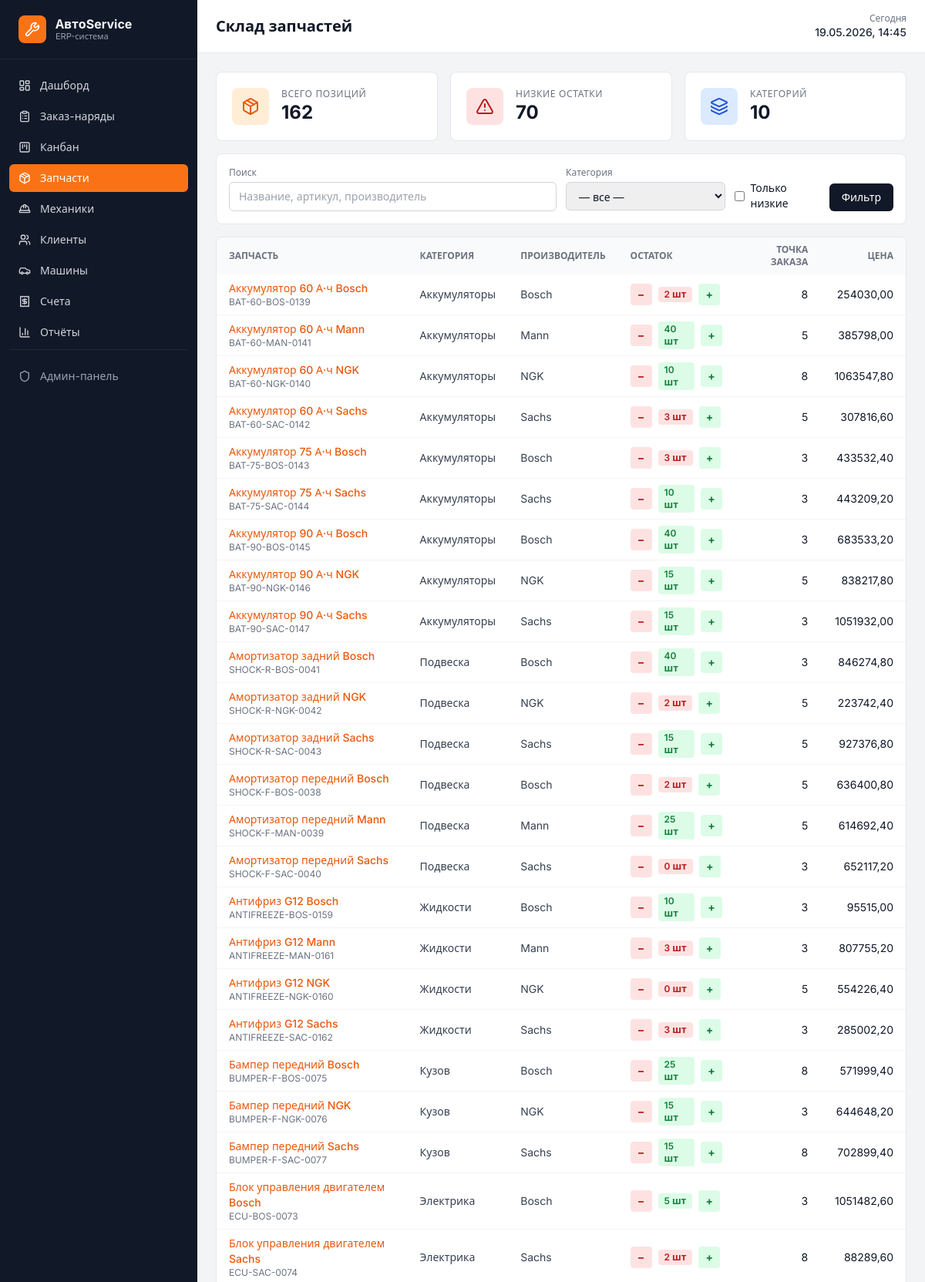
Page /parts/ (signed in, upper part) on the committed database.
### parts/models.py (models this page shows, shortened)
class SparePart(models.Model):
    name = models.CharField('Наименование', max_length=200)
    sku = models.CharField('Артикул', max_length=50, unique=True)
    brand = models.CharField('Производитель', max_length=80, blank=True)
    category = models.ForeignKey(
        PartCategory, on_delete=models.PROTECT,
        related_name='parts', verbose_name='Категория',
    )
    quantity_in_stock = models.PositiveIntegerField('Остаток на складе', default=0)
    reorder_level = models.PositiveIntegerField('Точка дозаказа', default=5)
    unit_cost = models.DecimalField('Закупочная цена', max_digits=10, decimal_places=2, default=0)
    unit_price = models.DecimalField('Цена продажи', max_digits=10, decimal_places=2, default=0)
    created_at = models.DateTimeField('Создана', auto_now_add=True)
    updated_at = models.DateTimeField('Обновлена', auto_now=True)
    class Meta:
        verbose_name = 'Запчасть'
        verbose_name_plural = 'Запчасти'
        ordering = ('name',)
    @property
    def is_low_stock(self):
        return self.quantity_in_stock <= self.reorder_level

class PartCategory(models.Model):
    name = models.CharField('Название', max_length=100, unique=True)
    slug = models.SlugField('Слаг', max_length=120, unique=True, blank=True)
    class Meta:
        verbose_name = 'Категория запчастей'
        verbose_name_plural = 'Категории запчастей'
        ordering = ('name',)

### parts/views.py (the view)
# urls.py: path('', views.part_list, name='list'),
@login_required
def part_list(request):
    qs = SparePart.objects.select_related('category')
    q = (request.GET.get('q') or '').strip()
    category = request.GET.get('category') or ''
    low = request.GET.get('low') or ''
    if q:
        qs = qs.filter(Q(name__icontains=q) | Q(sku__icontains=q) | Q(brand__icontains=q))
    if category:
        qs = qs.filter(category_id=category)
    if low:
        qs = qs.filter(quantity_in_stock__lte=F('reorder_level'))
    qs = qs.order_by('name')
    context = {
        'parts': qs[:300],
        'total': qs.count(),
        'categories': PartCategory.objects.order_by('name'),
        'filter_q': q,
        'filter_category': category,
        'filter_low': low,
        'low_count': SparePart.objects.filter(quantity_in_stock__lte=F('reorder_level')).count(),
        'active_nav': 'parts',
        'page_title': 'Склад запчастей',
    }
    return render(request, 'parts/list.html', context)

### core/context_processors.py (called while the page is built)
def bmi_metadata(request):
    return {
        'BMI': getattr(settings, 'BMI_METADATA', {}),
    }

### templates/parts/list.html (shortened to what this page needs)
{% extends 'base.html' %}
{% block content %}
<div class="grid grid-cols-1 md:grid-cols-3 gap-4 mb-4">
  {% include 'components/kpi_card.html' with label='Всего позиций' value=total icon='package' icon_bg='bg-brand-100 text-brand-600' %}
  {% include 'components/kpi_card.html' with label='Низкие остатки' value=low_count icon='alert-triangle' icon_bg='bg-red-100 text-red-700' %}
  {% include 'components/kpi_card.html' with label='Категорий' value=categories.count icon='layers' icon_bg='bg-blue-100 text-blue-700' %}
</div>
<form method="get" class="bg-white rounded-lg border border-gray-200 p-4 mb-4 grid grid-cols-1 md:grid-cols-4 gap-3 text-sm">
  <div class="md:col-span-2">
    <label class="block text-xs text-gray-500 mb-1">Поиск</label>
    <input type="text" name="q" value="{{ filter_q }}" placeholder="Название, артикул, производитель"
      class="w-full rounded-md border border-gray-300 px-3 py-2">
  </div>
  <div>
    <label class="block text-xs text-gray-500 mb-1">Категория</label>
    <select name="category" class="w-full rounded-md border border-gray-300 px-3 py-2">
      <option value="">— все —</option>
    </select>
  </div>
  <div class="flex items-end gap-2">
    <label class="flex items-center gap-2 text-sm">
      <input type="checkbox" name="low" value="1" {% if filter_low %}checked{% endif %}>
      <span>Только низкие</span>
    </label>
    <button class="ml-auto px-4 py-2 rounded-md bg-gray-900 text-white">Фильтр</button>
  </div>
</form>
<div class="bg-white rounded-lg border border-gray-200 overflow-hidden">
  <div class="overflow-x-auto">
  <table class="w-full text-sm">
    <thead class="bg-gray-50 text-xs uppercase text-gray-500">
      <tr>
        <th class="px-4 py-2 text-left">Запчасть</th>
        <th class="px-4 py-2 text-left">Категория</th>
        <th class="px-4 py-2 text-left">Производитель</th>
        <th class="px-4 py-2 text-left">Остаток</th>
        <th class="px-4 py-2 text-right">Точка заказа</th>
        <th class="px-4 py-2 text-right">Цена</th>
      </tr>
    </thead>
    <tbody class="divide-y divide-gray-100">
      {% for part in parts %}
        {% include 'partials/parts_row.html' with part=part %}
      {% empty %}
      <tr><td colspan="6" class="px-4 py-8 text-center text-gray-500">Запчасти не найдены</td></tr>
      {% endfor %}
    </tbody>
  </table>
  </div>
</div>
{% endblock %}

### templates/partials/parts_row.html (shortened to what this page needs)
<tr id="part-row-{{ part.pk }}" class="hover:bg-gray-50">
  <td class="px-4 py-2">
    <a href="{% url 'parts:detail' part.pk %}" class="font-medium text-brand-600 hover:underline">{{ part.name }}</a>
    <div class="text-xs text-gray-500">{{ part.sku }}</div>
  </td>
  <td class="px-4 py-2 text-gray-700">{{ part.category.name }}</td>
  <td class="px-4 py-2 text-gray-700">{{ part.brand|default:'—' }}</td>
  <td class="px-4 py-2">
    <div class="flex items-center gap-2">
      <form hx-post="{% url 'parts:adjust' part.pk %}" hx-target="#part-row-{{ part.pk }}" hx-swap="outerHTML">
        <button class="w-7 h-7 rounded bg-red-100 text-red-700 hover:bg-red-200 font-bold">−</button>
      </form>
      <span class="px-2 py-0.5 rounded text-xs font-semibold
        {% if part.is_low_stock %}bg-red-100 text-red-700{% else %}bg-green-100 text-green-700{% endif %}">
        {{ part.quantity_in_stock }} шт
      </span>
      <form hx-post="{% url 'parts:adjust' part.pk %}" hx-target="#part-row-{{ part.pk }}" hx-swap="outerHTML">
        <button class="w-7 h-7 rounded bg-green-100 text-green-700 hover:bg-green-200 font-bold">+</button>
      </form>
    </div>
  </td>
  <td class="px-4 py-2 text-right">{{ part.reorder_level }}</td>
  <td class="px-4 py-2 text-right">{{ part.unit_price|floatformat:2 }}</td>
</tr>

### templates/base.html (style rules this page uses)
html, body { font-family: 'Inter', system-ui, sans-serif; }

### rows in the picture
SparePart: name "Аккумулятор 60 А·ч Bosch", sku "BAT-60-BOS-0139", category.name "Аккумуляторы", brand "Bosch", quantity_in_stock "2", reorder_level "8", unit_price "254030,00"
SparePart: name "Аккумулятор 60 А·ч Mann", sku "BAT-60-MAN-0141", category.name "Аккумуляторы", brand "Mann", quantity_in_stock "40", reorder_level "5", unit_price "385798,00"
SparePart: name "Аккумулятор 60 А·ч NGK", sku "BAT-60-NGK-0140", category.name "Аккумуляторы", brand "NGK", quantity_in_stock "10", reorder_level "8", unit_price "1063547,80"
SparePart: name "Аккумулятор 60 А·ч Sachs", sku "BAT-60-SAC-0142", category.name "Аккумуляторы", brand "Sachs", quantity_in_stock "3", reorder_level "5", unit_price "307816,60"
SparePart: name "Аккумулятор 75 А·ч Bosch", sku "BAT-75-BOS-0143", category.name "Аккумуляторы", brand "Bosch", quantity_in_stock "3", reorder_level "3", unit_price "433532,40"
SparePart: name "Аккумулятор 75 А·ч Sachs", sku "BAT-75-SAC-0144", category.name "Аккумуляторы", brand "Sachs", quantity_in_stock "10", reorder_level "3", unit_price "443209,20"
SparePart: name "Аккумулятор 90 А·ч Bosch", sku "BAT-90-BOS-0145", category.name "Аккумуляторы", brand "Bosch", quantity_in_stock "40", reorder_level "3", unit_price "683533,20"
SparePart: name "Аккумулятор 90 А·ч NGK", sku "BAT-90-NGK-0146", category.name "Аккумуляторы", brand "NGK", quantity_in_stock "15", reorder_level "5", unit_price "838217,80"
SparePart: name "Аккумулятор 90 А·ч Sachs", sku "BAT-90-SAC-0147", category.name "Аккумуляторы", brand "Sachs", quantity_in_stock "15", reorder_level "3", unit_price "1051932,00"
SparePart: name "Амортизатор задний Bosch", sku "SHOCK-R-BOS-0041", category.name "Подвеска", brand "Bosch", quantity_in_stock "40", reorder_level "3", unit_price "846274,80"
SparePart: name "Амортизатор задний NGK", sku "SHOCK-R-NGK-0042", category.name "Подвеска", brand "NGK", quantity_in_stock "2", reorder_level "5", unit_price "223742,40"
SparePart: name "Амортизатор задний Sachs", sku "SHOCK-R-SAC-0043", category.name "Подвеска", brand "Sachs", quantity_in_stock "15", reorder_level "5", unit_price "927376,80"
SparePart: name "Амортизатор передний Bosch", sku "SHOCK-F-BOS-0038", category.name "Подвеска", brand "Bosch", quantity_in_stock "2", reorder_level "5", unit_price "636400,80"
SparePart: name "Амортизатор передний Mann", sku "SHOCK-F-MAN-0039", category.name "Подвеска", brand "Mann", quantity_in_stock "25", reorder_level "5", unit_price "614692,40"
SparePart: name "Амортизатор передний Sachs", sku "SHOCK-F-SAC-0040", category.name "Подвеска", brand "Sachs", quantity_in_stock "0", reorder_level "3", unit_price "652117,20"
SparePart: name "Антифриз G12 Bosch", sku "ANTIFREEZE-BOS-0159", category.name "Жидкости", brand "Bosch", quantity_in_stock "10", reorder_level "3", unit_price "95515,00"
SparePart: name "Антифриз G12 Mann", sku "ANTIFREEZE-MAN-0161", category.name "Жидкости", brand "Mann", quantity_in_stock "3", reorder_level "3", unit_price "807755,20"
SparePart: name "Антифриз G12 NGK", sku "ANTIFREEZE-NGK-0160", category.name "Жидкости", brand "NGK", quantity_in_stock "0", reorder_level "5", unit_price "554226,40"
SparePart: name "Антифриз G12 Sachs", sku "ANTIFREEZE-SAC-0162", category.name "Жидкости", brand "Sachs", quantity_in_stock "3", reorder_level "3", unit_price "285002,20"
SparePart: name "Бампер передний Bosch", sku "BUMPER-F-BOS-0075", category.name "Кузов", brand "Bosch", quantity_in_stock "25", reorder_level "8", unit_price "571999,40"
SparePart: name "Бампер передний NGK", sku "BUMPER-F-NGK-0076", category.name "Кузов", brand "NGK", quantity_in_stock "15", reorder_level "3", unit_price "644648,20"
SparePart: name "Бампер передний Sachs", sku "BUMPER-F-SAC-0077", category.name "Кузов", brand "Sachs", quantity_in_stock "15", reorder_level "8", unit_price "702899,40"
SparePart: name "Блок управления двигателем Bosch", sku "ECU-BOS-0073", category.name "Электрика", brand "Bosch", quantity_in_stock "5", reorder_level "3", unit_price "1051482,60"
SparePart: name "Блок управления двигателем Sachs", sku "ECU-SAC-0074", category.name "Электрика", brand "Sachs", quantity_in_stock "2", reorder_level "8", unit_price "88289,60"

### other values in the picture
{{ page_title|default:'Панель управления' }} "Склад запчастей"
{{ label }} "ВСЕГО ПОЗИЦИЙ НИЗКИЕ ОСТАТКИ КАТЕГОРИЙ"
{{ value }} "162 70 10"
